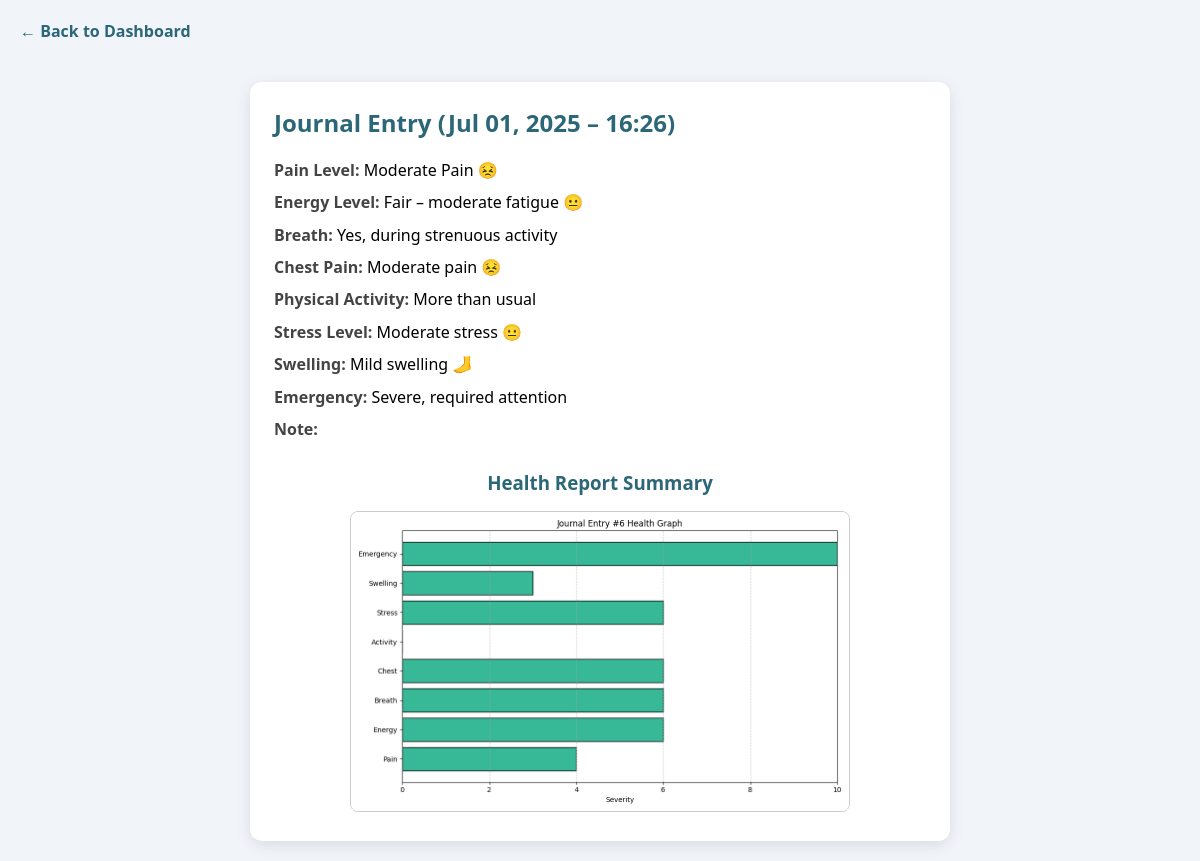
Screenshot of /doctor/journal/6/ (signed in) with the database file from the repository.
### happ/models.py (models this page shows, shortened)
class JournalEntry(models.Model):
    user = models.ForeignKey(User, on_delete=models.CASCADE)  # TEMP FIX
    timestamp = models.DateTimeField(default=timezone.now)
    pain_level = models.CharField(max_length=255, default="No Data")
    energy_level = models.CharField(max_length=255, default="No Data")
    breath = models.CharField(max_length=255, default="No Data")
    chest_pain = models.CharField(max_length=255, default="No Data")
    physical_activity = models.CharField(max_length=255, default="No Data")
    stress_level = models.CharField(max_length=255, default="No Data")
    swelling = models.CharField(max_length=255, default="No Data")
    emergency = models.CharField(max_length=255, default="No Data")
    extra_note = models.TextField(blank=True)

### happ/views.py (the view)
# urls.py: path('doctor/journal/<int:entry_id>/', views.view_single_entry, name='view_single_entry'),
@login_required
def view_single_entry(request, entry_id):
    entry = JournalEntry.objects.filter(id=entry_id).first()
    if not entry:
        messages.error(request, "Entry not found.")
        return redirect('doctor_dashboard')
    normalized_mapping = {
        'pain_level': {
            "No Pain 😃": 0, "Very Mild Pain 🙂": 1, "Mild Pain 🙂": 2, "Discomfort 😐": 3,
            "Moderate Pain 😣": 4, "Uncomfortable 😖": 5, "Severe Pain 😢": 6,
            "Very Severe Pain 😭": 7, "Intense Pain 💀": 8, "Extreme Pain 💀💀": 9,
            "Worst Possible Pain 💀💀💀": 10
        },
        'energy_level': {
            "Excellent – no fatigue 😃": 0, "Good – mild fatigue 🙂": 3,
            "Fair – moderate fatigue 😐": 6, "Poor – severe fatigue 😞": 10,
        },
        'breath': {
            "No, not at all": 0, "Yes, during mild activity": 3,
            "Yes, during strenuous activity": 6, "Yes, even at rest": 10
        },
        'chest_pain': {
            "No Pain 😃": 0, "Mild discomfort 🙂": 3, "Moderate pain 😣": 6,
            "Severe pain 😖": 10
        },
        'physical_activity': {
            "More than usual": 0, "As much as usual": 3,
            "Less than usual": 6, "None": 10
        },
        'stress_level': {
            "No stress 😃": 0, "Mild stress 🙂": 3, "Moderate stress 😐": 6,
            "High stress 😖": 10
        },
        'swelling': {
            "No swelling 🦶": 0, "Mild swelling 🦶": 3,
            "Moderate swelling 🦶": 6, "Severe swelling 🦶": 10
        },
        'emergency': {
            "No": 0, "Mild, manageable at home": 3,
            "Moderate, resolved with rest": 6, "Severe, required attention": 10
        }
    }
    values = [
        normalized_mapping['pain_level'].get(entry.pain_level, 0),
        normalized_mapping['energy_level'].get(entry.energy_level, 0),
        normalized_mapping['breath'].get(entry.breath, 0),
        normalized_mapping['chest_pain'].get(entry.chest_pain, 0),
        normalized_mapping['physical_activity'].get(entry.physical_activity, 0),
        normalized_mapping['stress_level'].get(entry.stress_level, 0),
        normalized_mapping['swelling'].get(entry.swelling, 0),
        normalized_mapping['emergency'].get(entry.emergency, 0)
    ]
    labels = [
        "Pain", "Energy", "Breath", "Chest",
        "Activity", "Stress", "Swelling", "Emergency"
    ]
    graph_dir = os.path.join('static', 'journal_graphs')
    os.makedirs(graph_dir, exist_ok=True)
    graph_path = os.path.join(graph_dir, f'entry_{entry.id}.png')
    plt.figure(figsize=(10, 6))
    plt.barh(labels, values, color='#37B897', edgecolor='black')
    plt.xlim(0, 10)
    plt.xlabel("Severity")
    plt.title(f"Journal Entry #{entry.id} Health Graph")
    plt.grid(axis='x', linestyle='--', alpha=0.7)
    plt.tight_layout()
    plt.savefig(graph_path)
    plt.close()
    return render(request, 'single_journal_entry.html', {
        'entry': entry,
        'graph_path': f'/static/journal_graphs/entry_{entry.id}.png'
    })

### happ/templates/single_journal_entry.html (shortened to what this page needs)
{% load static %}
<!DOCTYPE html>
<html lang="en">
<head>
</head>
<body>
  <a href="{% url 'doctor_dashboard' %}">← Back to Dashboard</a>
  <div class="card">
    <h2>Journal Entry ({{ entry.timestamp|date:"M d, Y – H:i" }})</h2>
    <div class="entry"><strong>Pain Level:</strong> {{ entry.pain_level }}</div>
    <div class="entry"><strong>Energy Level:</strong> {{ entry.energy_level }}</div>
    <div class="entry"><strong>Breath:</strong> {{ entry.breath }}</div>
    <div class="entry"><strong>Chest Pain:</strong> {{ entry.chest_pain }}</div>
    <div class="entry"><strong>Physical Activity:</strong> {{ entry.physical_activity }}</div>
    <div class="entry"><strong>Stress Level:</strong> {{ entry.stress_level }}</div>
    <div class="entry"><strong>Swelling:</strong> {{ entry.swelling }}</div>
    <div class="entry"><strong>Emergency:</strong> {{ entry.emergency }}</div>
    <div class="entry"><strong>Note:</strong> {{ entry.extra_note }}</div>
    {% if graph_path %}
    <div class="graph-container">
      <h3>Health Report Summary</h3>
      <img id="graphImg" src="{{ graph_path }}" alt="Health Graph">
    </div>
    {% endif %}
  </div>
</body>
</html>

### happ/templates/single_journal_entry.html (style rules this page uses)
* { box-sizing: border-box; }
html, body { margin: 0; padding: 0; font-family: 'Segoe UI', sans-serif; background-color: #f1f4f8; overflow-x: hidden; }
a { text-decoration: none; color: #2b6777; font-weight: bold; margin: 20px; display: inline-block; }
.card { background: #fff; padding: 24px; border-radius: 12px; box-shadow: 0 4px 15px rgba(0,0,0,0.1); max-width: 700px; margin: 20px auto; }
.card h2 { margin-top: 0; color: #2b6777; font-size: 1.5rem; }
.entry { margin: 10px 0; font-size: 1rem; line-height: 1.4; }
.entry strong { color: #444; }
.graph-container { text-align: center; margin-top: 30px; }
.graph-container h3 { margin-bottom: 16px; color: #2b6777; }
.graph-container img { width: 100%; max-width: 500px; border-radius: 8px; border: 1px solid #ccc; cursor: pointer; transition: 0.3s ease; }

### rows the page displays
JournalEntry: timestamp "Jul 01, 2025 – 16:26", pain_level "Moderate Pain 😣", energy_level "Fair – moderate fatigue 😐", breath "Yes, during strenuous activity", chest_pain "Moderate pain 😣", physical_activity "More than usual", stress_level "Moderate stress 😐", swelling "Mild swelling 🦶", emergency "Severe, required attention"
